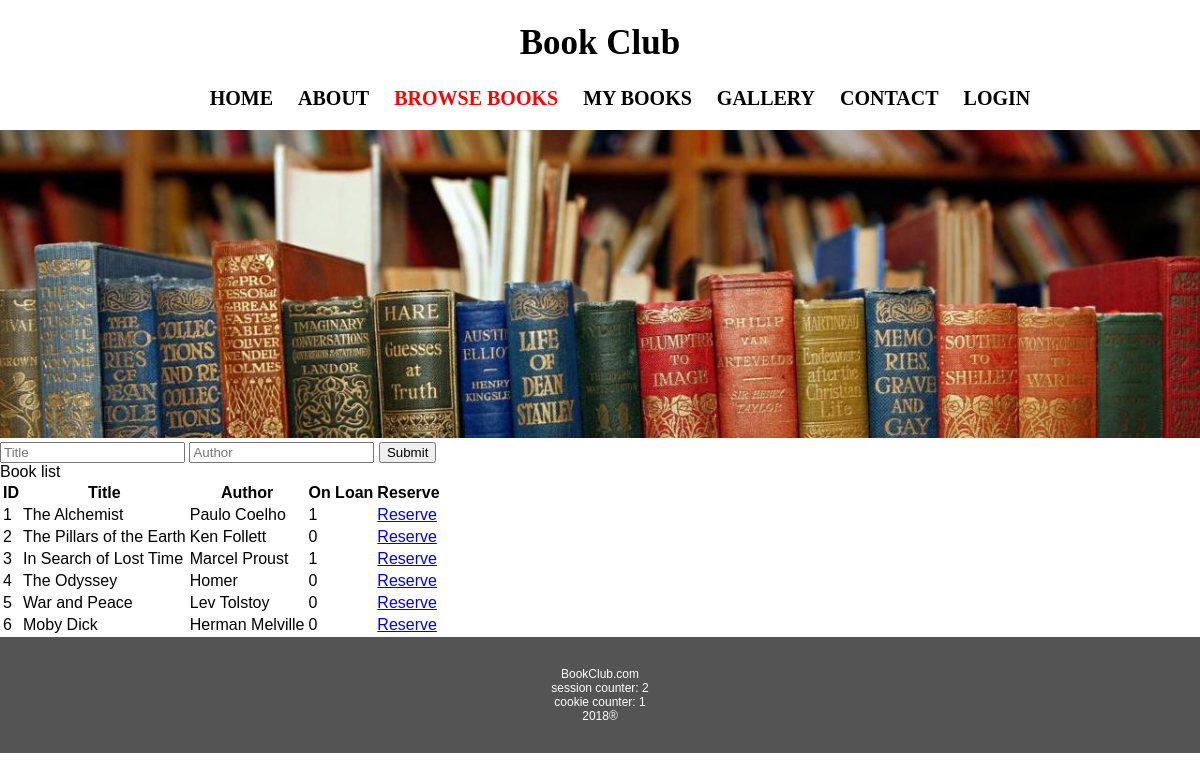
The app's page /books.php (signed in) with its own data.
### tables this page shows
CREATE TABLE `books` (
  `bookid` int(11) NOT NULL,
  `title` varchar(100) NOT NULL,
  `onloan` tinyint(1) DEFAULT '0',
  `author` varchar(100) NOT NULL,
  `duedate` date NOT NULL
);

### books.php (the view, shortened to what this page needs)
<?php
  include "header.php";
?>
<form>
  <input type="text" placeholder="Title" name="title">
  <input type="text" placeholder="Author" name="author">
  <button type="submit">Submit</button>
</form>
Book list
<?php
$searchtitle = "";
$searchauthor = "";
if (isset($_GET) && !empty($_GET)) {
  if (isset($_GET['title'])) {
    $searchtitle = htmlentities(trim($_GET['title']));
  }
  if (isset($_GET['author'])) {
    $searchauthor = htmlentities(trim($_GET['author']));
  }
  $query = " select * from books";
  if ($searchtitle && !$searchauthor) {
      $query = $query . " where title like '%" . $searchtitle . "%'";
  }
  if (!$searchtitle && $searchauthor) {
      $query = $query . " where author like '%" . $searchauthor . "%'";
  }
  if ($searchtitle && $searchauthor) {
      $query = $query . " where title like '%" . $searchtitle . "%' and author like '%" . $searchauthor . "%'";
  }
  $stmt = $db->prepare($query);
  $stmt->bind_result($bookid, $title, $onloan, $author, $duedate);
  $stmt->execute();
  echo '<table><thead><th>ID</th><th>Title</th><th>Author</th><th>On Loan</th><th>Reserve</th></thead><tbody>';
  while ($stmt->fetch()) {
    echo "<tr>";
    echo "<td>$bookid</td><td>$title</td><td>$author</td><td>$onloan</td>";
    echo '<td><a href="reserveBook.php?bookid=' . urlencode($bookid) . '"> Reserve </a></td>';
    echo "</tr>";
  }
  echo "</tbody></table>";
} else {
  $query = " select * from books";
  $stmt = $db->prepare($query);
  $stmt->bind_result($bookid, $title, $onloan, $author, $duedate);
  $stmt->execute();
  echo '<table><thead><th>ID</th><th>Title</th><th>Author</th><th>On Loan</th><th>Reserve</th></thead><tbody>';
  while ($stmt->fetch()) {
    echo '<tr>';
    echo "<td>$bookid</td><td>$title</td><td>$author</td><td>$onloan</td>";
    echo '<td><a href="reserveBook.php?bookid=' . urlencode($bookid) . '"> Reserve </a></td>';
    echo '</tr>';
  }
  echo '</tbody></table>';
}
  include "footer.php";
?>

### styles.css (style rules this page uses)
html, body { padding: 0; margin: 0; font-family: Verdana, Geneva, sans-serif; }

### records on screen
books: bookid "1", title "The Alchemist", author "Paulo Coelho", onloan "1"
books: bookid "2", title "The Pillars of the Earth", author "Ken Follett", onloan "0"
books: bookid "3", title "In Search of Lost Time", author "Marcel Proust", onloan "1"
books: bookid "4", title "The Odyssey", author "Homer", onloan "0"
books: bookid "5", title "War and Peace", author "Lev Tolstoy", onloan "0"
books: bookid "6", title "Moby Dick", author "Herman Melville", onloan "0"

### other values on screen
$_SESSION['counter'] "2"
$_COOKIE['counter'] "1"
